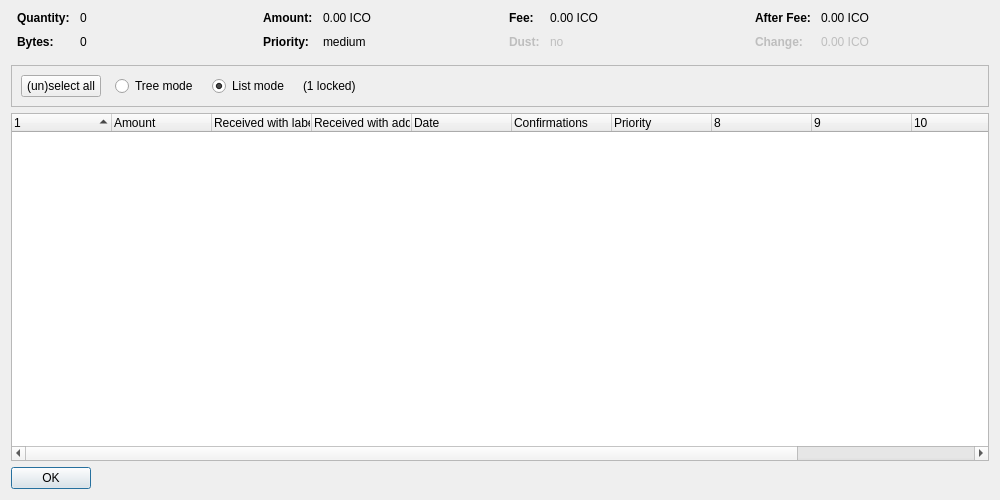
<?xml version="1.0" encoding="UTF-8"?>
<ui version="4.0">
 <class>CoinControlDialog</class>
 <widget class="QDialog" name="CoinControlDialog">
  <property name="geometry">
   <rect>
    <x>0</x>
    <y>0</y>
    <width>1000</width>
    <height>500</height>
   </rect>
  </property>
  <property name="windowTitle">
   <string>Coin Selection</string>
  </property>
  <layout class="QVBoxLayout" name="verticalLayout">
   <item>
    <layout class="QHBoxLayout" name="horizontalLayoutTop" stretch="0,0,0,0">
     <property name="topMargin">
      <number>0</number>
     </property>
     <property name="bottomMargin">
      <number>10</number>
     </property>
     <item>
      <layout class="QFormLayout" name="formLayoutCoinControl1">
       <property name="horizontalSpacing">
        <number>10</number>
       </property>
       <property name="verticalSpacing">
        <number>10</number>
       </property>
       <property name="leftMargin">
        <number>6</number>
       </property>
       <property name="rightMargin">
        <number>6</number>
       </property>
       <item row="0" column="0">
        <widget class="QLabel" name="labelCoinControlQuantityText">
         <property name="font">
          <font>
           <weight>75</weight>
           <bold>true</bold>
          </font>
         </property>
         <property name="text">
          <string>Quantity:</string>
         </property>
        </widget>
       </item>
       <item row="0" column="1">
        <widget class="QLabel" name="labelCoinControlQuantity">
         <property name="cursor">
          <cursorShape>IBeamCursor</cursorShape>
         </property>
         <property name="contextMenuPolicy">
          <enum>Qt::ActionsContextMenu</enum>
         </property>
         <property name="text">
          <string notr="true">0</string>
         </property>
         <property name="textInteractionFlags">
          <set>Qt::LinksAccessibleByMouse|Qt::TextSelectableByKeyboard|Qt::TextSelectableByMouse</set>
         </property>
        </widget>
       </item>
       <item row="1" column="0">
        <widget class="QLabel" name="labelCoinControlBytesText">
         <property name="font">
          <font>
           <weight>75</weight>
           <bold>true</bold>
          </font>
         </property>
         <property name="text">
          <string>Bytes:</string>
         </property>
        </widget>
       </item>
       <item row="1" column="1">
        <widget class="QLabel" name="labelCoinControlBytes">
         <property name="cursor">
          <cursorShape>IBeamCursor</cursorShape>
         </property>
         <property name="contextMenuPolicy">
          <enum>Qt::ActionsContextMenu</enum>
         </property>
         <property name="text">
          <string notr="true">0</string>
         </property>
         <property name="textInteractionFlags">
          <set>Qt::LinksAccessibleByMouse|Qt::TextSelectableByKeyboard|Qt::TextSelectableByMouse</set>
         </property>
        </widget>
       </item>
      </layout>
     </item>
     <item>
      <layout class="QFormLayout" name="formLayoutCoinControl2">
       <property name="horizontalSpacing">
        <number>10</number>
       </property>
       <property name="verticalSpacing">
        <number>10</number>
       </property>
       <property name="leftMargin">
        <number>6</number>
       </property>
       <property name="rightMargin">
        <number>6</number>
       </property>
       <item row="0" column="0">
        <widget class="QLabel" name="labelCoinControlAmountText">
         <property name="font">
          <font>
           <weight>75</weight>
           <bold>true</bold>
          </font>
         </property>
         <property name="text">
          <string>Amount:</string>
         </property>
        </widget>
       </item>
       <item row="0" column="1">
        <widget class="QLabel" name="labelCoinControlAmount">
         <property name="cursor">
          <cursorShape>IBeamCursor</cursorShape>
         </property>
         <property name="contextMenuPolicy">
          <enum>Qt::ActionsContextMenu</enum>
         </property>
         <property name="text">
          <string notr="true">0.00 ICO</string>
         </property>
         <property name="textInteractionFlags">
          <set>Qt::LinksAccessibleByMouse|Qt::TextSelectableByKeyboard|Qt::TextSelectableByMouse</set>
         </property>
        </widget>
       </item>
       <item row="1" column="0">
        <widget class="QLabel" name="labelCoinControlPriorityText">
         <property name="font">
          <font>
           <weight>75</weight>
           <bold>true</bold>
          </font>
         </property>
         <property name="text">
          <string>Priority:</string>
         </property>
        </widget>
       </item>
       <item row="1" column="1">
        <widget class="QLabel" name="labelCoinControlPriority">
         <property name="cursor">
          <cursorShape>IBeamCursor</cursorShape>
         </property>
         <property name="contextMenuPolicy">
          <enum>Qt::ActionsContextMenu</enum>
         </property>
         <property name="text">
          <string notr="true">medium</string>
         </property>
         <property name="textInteractionFlags">
          <set>Qt::LinksAccessibleByMouse|Qt::TextSelectableByKeyboard|Qt::TextSelectableByMouse</set>
         </property>
        </widget>
       </item>
      </layout>
     </item>
     <item>
      <layout class="QFormLayout" name="formLayoutCoinControl3">
       <property name="horizontalSpacing">
        <number>10</number>
       </property>
       <property name="verticalSpacing">
        <number>10</number>
       </property>
       <property name="leftMargin">
        <number>6</number>
       </property>
       <property name="rightMargin">
        <number>6</number>
       </property>
       <item row="0" column="0">
        <widget class="QLabel" name="labelCoinControlFeeText">
         <property name="font">
          <font>
           <weight>75</weight>
           <bold>true</bold>
          </font>
         </property>
         <property name="text">
          <string>Fee:</string>
         </property>
        </widget>
       </item>
       <item row="0" column="1">
        <widget class="QLabel" name="labelCoinControlFee">
         <property name="cursor">
          <cursorShape>IBeamCursor</cursorShape>
         </property>
         <property name="contextMenuPolicy">
          <enum>Qt::ActionsContextMenu</enum>
         </property>
         <property name="text">
          <string notr="true">0.00 ICO</string>
         </property>
         <property name="textInteractionFlags">
          <set>Qt::LinksAccessibleByMouse|Qt::TextSelectableByKeyboard|Qt::TextSelectableByMouse</set>
         </property>
        </widget>
       </item>
       <item row="1" column="0">
        <widget class="QLabel" name="labelCoinControlLowOutputText">
         <property name="enabled">
          <bool>false</bool>
         </property>
         <property name="font">
          <font>
           <weight>75</weight>
           <bold>true</bold>
          </font>
         </property>
         <property name="text">
          <string>Dust:</string>
         </property>
        </widget>
       </item>
       <item row="1" column="1">
        <widget class="QLabel" name="labelCoinControlLowOutput">
         <property name="enabled">
          <bool>false</bool>
         </property>
         <property name="cursor">
          <cursorShape>IBeamCursor</cursorShape>
         </property>
         <property name="contextMenuPolicy">
          <enum>Qt::ActionsContextMenu</enum>
         </property>
         <property name="text">
          <string notr="true">no</string>
         </property>
         <property name="textInteractionFlags">
          <set>Qt::LinksAccessibleByMouse|Qt::TextSelectableByKeyboard|Qt::TextSelectableByMouse</set>
         </property>
        </widget>
       </item>
      </layout>
     </item>
     <item>
      <layout class="QFormLayout" name="formLayoutCoinControl4">
       <property name="horizontalSpacing">
        <number>10</number>
       </property>
       <property name="verticalSpacing">
        <number>10</number>
       </property>
       <property name="leftMargin">
        <number>6</number>
       </property>
       <property name="rightMargin">
        <number>6</number>
       </property>
       <item row="0" column="0">
        <widget class="QLabel" name="labelCoinControlAfterFeeText">
         <property name="font">
          <font>
           <weight>75</weight>
           <bold>true</bold>
          </font>
         </property>
         <property name="text">
          <string>After Fee:</string>
         </property>
        </widget>
       </item>
       <item row="0" column="1">
        <widget class="QLabel" name="labelCoinControlAfterFee">
         <property name="cursor">
          <cursorShape>IBeamCursor</cursorShape>
         </property>
         <property name="contextMenuPolicy">
          <enum>Qt::ActionsContextMenu</enum>
         </property>
         <property name="text">
          <string notr="true">0.00 ICO</string>
         </property>
         <property name="textInteractionFlags">
          <set>Qt::LinksAccessibleByMouse|Qt::TextSelectableByKeyboard|Qt::TextSelectableByMouse</set>
         </property>
        </widget>
       </item>
       <item row="1" column="0">
        <widget class="QLabel" name="labelCoinControlChangeText">
         <property name="enabled">
          <bool>false</bool>
         </property>
         <property name="font">
          <font>
           <weight>75</weight>
           <bold>true</bold>
          </font>
         </property>
         <property name="text">
          <string>Change:</string>
         </property>
        </widget>
       </item>
       <item row="1" column="1">
        <widget class="QLabel" name="labelCoinControlChange">
         <property name="enabled">
          <bool>false</bool>
         </property>
         <property name="cursor">
          <cursorShape>IBeamCursor</cursorShape>
         </property>
         <property name="contextMenuPolicy">
          <enum>Qt::ActionsContextMenu</enum>
         </property>
         <property name="text">
          <string notr="true">0.00 ICO</string>
         </property>
         <property name="textInteractionFlags">
          <set>Qt::LinksAccessibleByMouse|Qt::TextSelectableByKeyboard|Qt::TextSelectableByMouse</set>
         </property>
        </widget>
       </item>
      </layout>
     </item>
    </layout>
   </item>
   <item>
    <widget class="QFrame" name="frame">
     <property name="minimumSize">
      <size>
       <width>0</width>
       <height>40</height>
      </size>
     </property>
     <property name="frameShape">
      <enum>QFrame::StyledPanel</enum>
     </property>
     <property name="frameShadow">
      <enum>QFrame::Sunken</enum>
     </property>
     <layout class="QHBoxLayout" name="horizontalLayout">
      <item>
       <layout class="QHBoxLayout" name="horizontalLayoutPanel" stretch="0,0,0,0,0">
        <property name="spacing">
         <number>14</number>
        </property>
        <item>
         <widget class="QPushButton" name="pushButtonSelectAll">
          <property name="sizePolicy">
           <sizepolicy hsizetype="Maximum" vsizetype="Fixed">
            <horstretch>0</horstretch>
            <verstretch>0</verstretch>
           </sizepolicy>
          </property>
          <property name="text">
           <string>(un)select all</string>
          </property>
          <property name="autoDefault">
           <bool>false</bool>
          </property>
         </widget>
        </item>
        <item>
         <widget class="QRadioButton" name="radioTreeMode">
          <property name="sizePolicy">
           <sizepolicy hsizetype="Maximum" vsizetype="Fixed">
            <horstretch>0</horstretch>
            <verstretch>0</verstretch>
           </sizepolicy>
          </property>
          <property name="text">
           <string>Tree mode</string>
          </property>
         </widget>
        </item>
        <item>
         <widget class="QRadioButton" name="radioListMode">
          <property name="sizePolicy">
           <sizepolicy hsizetype="Maximum" vsizetype="Fixed">
            <horstretch>0</horstretch>
            <verstretch>0</verstretch>
           </sizepolicy>
          </property>
          <property name="text">
           <string>List mode</string>
          </property>
          <property name="checked">
           <bool>true</bool>
          </property>
         </widget>
        </item>
        <item>
         <widget class="QLabel" name="labelLocked">
          <property name="text">
           <string notr="true">(1 locked)</string>
          </property>
         </widget>
        </item>
        <item>
         <spacer name="horizontalSpacer">
          <property name="orientation">
           <enum>Qt::Horizontal</enum>
          </property>
          <property name="sizeHint" stdset="0">
           <size>
            <width>40</width>
            <height>20</height>
           </size>
          </property>
         </spacer>
        </item>
       </layout>
      </item>
     </layout>
    </widget>
   </item>
   <item>
    <widget class="CoinControlTreeWidget" name="treeWidget">
     <property name="contextMenuPolicy">
      <enum>Qt::CustomContextMenu</enum>
     </property>
     <property name="sortingEnabled">
      <bool>false</bool>
     </property>
     <property name="columnCount">
      <number>12</number>
     </property>
     <attribute name="headerShowSortIndicator" stdset="0">
      <bool>true</bool>
     </attribute>
     <attribute name="headerStretchLastSection">
      <bool>false</bool>
     </attribute>
     <column>
      <property name="text">
       <string/>
      </property>
     </column>
     <column>
      <property name="text">
       <string>Amount</string>
      </property>
     </column>
     <column>
      <property name="text">
       <string>Received with label</string>
      </property>
     </column>
     <column>
      <property name="text">
       <string>Received with address</string>
      </property>
     </column>
     <column>
      <property name="text">
       <string>Date</string>
      </property>
     </column>
     <column>
      <property name="text">
       <string>Confirmations</string>
      </property>
      <property name="toolTip">
       <string>Confirmed</string>
      </property>
     </column>
     <column>
      <property name="text">
       <string>Priority</string>
      </property>
     </column>
     <column>
      <property name="text">
       <string/>
      </property>
     </column>
     <column>
      <property name="text">
       <string/>
      </property>
     </column>
     <column>
      <property name="text">
       <string/>
      </property>
     </column>
     <column>
      <property name="text">
       <string/>
      </property>
     </column>
     <column>
      <property name="text">
       <string/>
      </property>
     </column>
    </widget>
   </item>
   <item>
    <widget class="QDialogButtonBox" name="buttonBox">
     <property name="sizePolicy">
      <sizepolicy hsizetype="Maximum" vsizetype="Fixed">
       <horstretch>0</horstretch>
       <verstretch>0</verstretch>
      </sizepolicy>
     </property>
     <property name="orientation">
      <enum>Qt::Horizontal</enum>
     </property>
     <property name="standardButtons">
      <set>QDialogButtonBox::Ok</set>
     </property>
    </widget>
   </item>
  </layout>
 </widget>
 <customwidgets>
  <customwidget>
   <class>CoinControlTreeWidget</class>
   <extends>QTreeWidget</extends>
   <header>coincontroltreewidget.h</header>
  </customwidget>
 </customwidgets>
 <resources/>
 <connections/>
</ui>
